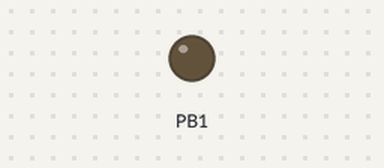
The sketch below on a simulated ATtiny85, built with avr-gcc and run on an emulated ATtiny85. Parts: output pins drawn as LEDs (lit = HIGH).

Above: at 0.1 s.
At 4.14 s:
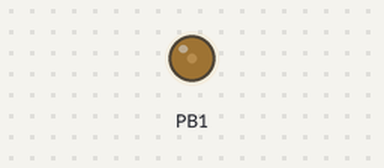
At 5.52 s:
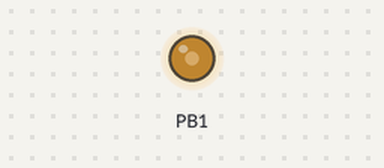
At 7.03 s:
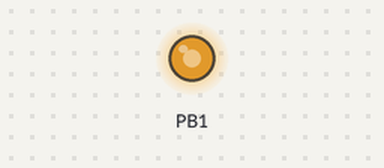
Timing chart, 0 to 7.0 s (numbered marks = the images above):
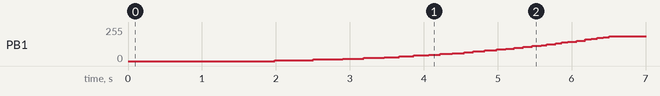

Measured:
- by itself, PB1: moves from 0/255 to 187/255 over 4.5 s

The sketch:

pwm10bithuman.ino
```cpp
// (licence header left out)
// ATMEL ATTINY85
//
//                  +-\/-+
//      (D 5) PB5  1|    |8  Vcc
//      (D 3) PB3  2|    |7  PB2 (D 2)
//      (D 4) PB4  3|    |6  PB1 (D 1) led
//            GND  4|    |5  PB0 (D 0)
//                  +----+

const uint16_t PROGMEM gamma_8b[] = {
  0,    0,    0,    0,    1,    1,    2,    3,    4,    6,    8,   10,   13,   16,   19,   24,
  28,   33,   39,   46,   53,   60,   69,   78,   88,   98,  110,  122,  135,  149,  164,  179,
  196,  214,  232,  252,  273,  295,  317,  341,  366,  393,  420,  449,  478,  510,  542,  575,
  610,  647,  684,  723,  764,  806,  849,  894,  940,  988, 1037, 1088, 1140, 1194, 1250, 1307,
  1366, 1427, 1489, 1553, 1619, 1686, 1756, 1827, 1900, 1975, 2051, 2130, 2210, 2293, 2377, 2463,
  2552, 2642, 2734, 2829, 2925, 3024, 3124, 3227, 3332, 3439, 3548, 3660, 3774, 3890, 4008, 4128,
  4251, 4376, 4504, 4634, 4766, 4901, 5038, 5177, 5319, 5464, 5611, 5760, 5912, 6067, 6224, 6384,
  6546, 6711, 6879, 7049, 7222, 7397, 7576, 7757, 7941, 8128, 8317, 8509, 8704, 8902, 9103, 9307,
  9514, 9723, 9936, 10151, 10370, 10591, 10816, 11043, 11274, 11507, 11744, 11984, 12227, 12473, 12722, 12975,
  13230, 13489, 13751, 14017, 14285, 14557, 14833, 15111, 15393, 15678, 15967, 16259, 16554, 16853, 17155, 17461,
  17770, 18083, 18399, 18719, 19042, 19369, 19700, 20034, 20372, 20713, 21058, 21407, 21759, 22115, 22475, 22838,
  23206, 23577, 23952, 24330, 24713, 25099, 25489, 25884, 26282, 26683, 27089, 27499, 27913, 28330, 28752, 29178,
  29608, 30041, 30479, 30921, 31367, 31818, 32272, 32730, 33193, 33660, 34131, 34606, 35085, 35569, 36057, 36549,
  37046, 37547, 38052, 38561, 39075, 39593, 40116, 40643, 41175, 41711, 42251, 42796, 43346, 43899, 44458, 45021,
  45588, 46161, 46737, 47319, 47905, 48495, 49091, 49691, 50295, 50905, 51519, 52138, 52761, 53390, 54023, 54661,
  55303, 55951, 56604, 57261, 57923, 58590, 59262, 59939, 60621, 61308, 62000, 62697, 63399, 64106, 64818, 65535
};

volatile int Dac = 0;
volatile int Cycle = 0;

// Overflow interrupt
ISR (TIMER1_OVF_vect) {
  static int remain;
  if (Cycle == 0)
    remain = Dac;
  if (remain >= 256) {
    OCR1A = 255; // high (Table 12-2)
    remain = remain - 256;
  }
  else {
    OCR1A = remain;
    remain = 0;
  }
  Cycle = (Cycle + 1) & 0x03;
}

void analogWrite10 (int value) {
  cli();
  Dac = value;
  sei();
}

void setup() {
  // Top value for high (Table 12-2)
  OCR1C = 255;
  // Timer/Counter1 doing PWM on OC1A (PB1)
  TCCR1 = 1 << PWM1A    // Pulse Width Modulator A Enable
          | 1 << COM1A0 // OC1x cleared on compare match. Set when TCNT1 = $00
          | 1 << CS10;  // PWM clock = CK
  TIMSK |= 1 << TOIE1; // Timer/Counter1 Overflow Interrupt Enable
  pinMode(1, OUTPUT);
}

void loop () {
  for (int i = 0; i < 1024; i++) {
    uint16_t y = pgm_read_word(&gamma_8b[i / 4]);
    uint16_t z1 = (i / 4 == 0) ? 0 : pgm_read_word(&gamma_8b[i / 4 - 1]);
    uint16_t z = (y - z1) / 4 * (i % 4 + 1) + z1;

    // without gamma correction
    //analogWrite10(i);

    // with gamma correction
    analogWrite10(z >> 6);

    delay(8000 / 1024);
  }
}
```
